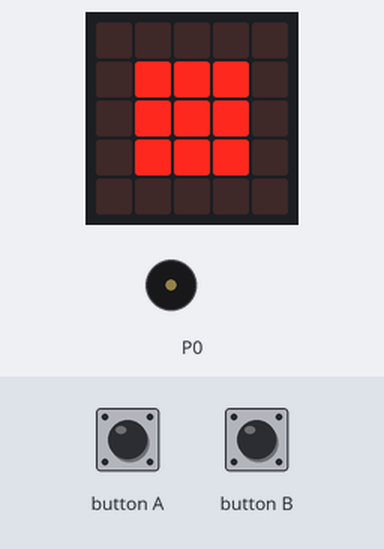
Simulated run of this program. Board: BBC micro:bit running MicroPython. Parts: the board's 5×5 LED display, buzzer (waves = sounding). Inputs (shaded band) come from the test bench. Random numbers come from a fixed seed; the 48×5 strip is a reading aid, not a part: it shows the text the display is scrolling, unrolled, one strip-width of it at a time.

Above: at 1.2 s.
1.3 s: button B pressed for 0.15 s
At 2.6 s:
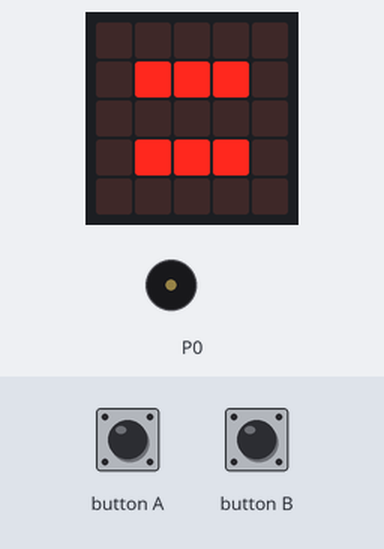
4.4 s: button B pressed for 1 s
6.0 s: button A pressed for 0.15 s
At 11.3 s:
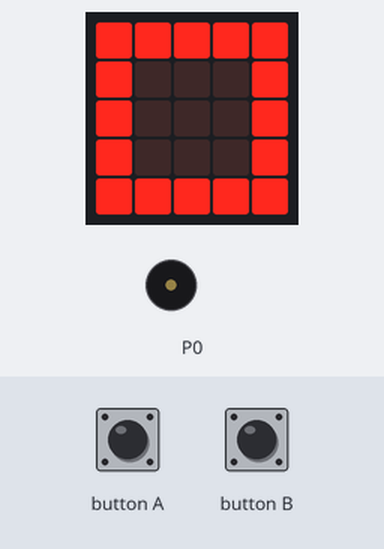
12.0 s: button A pressed for 1 s
At 12.7 s:
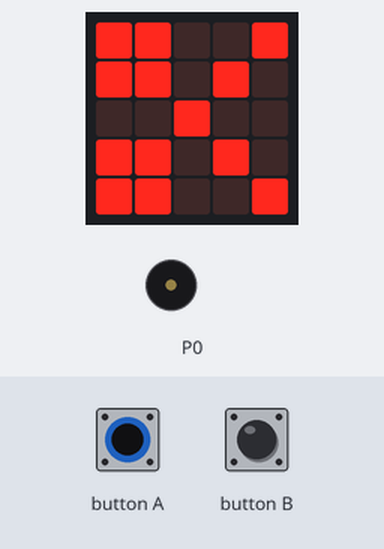
14.5 s: button B pressed for 0.15 s
At 15.71 s:
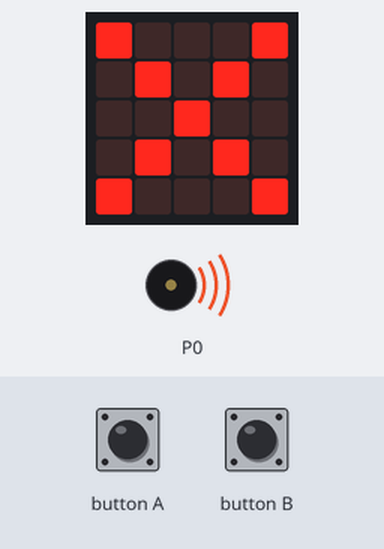
17.6 s: button A pressed for 3.2 s
At 20.4 s:
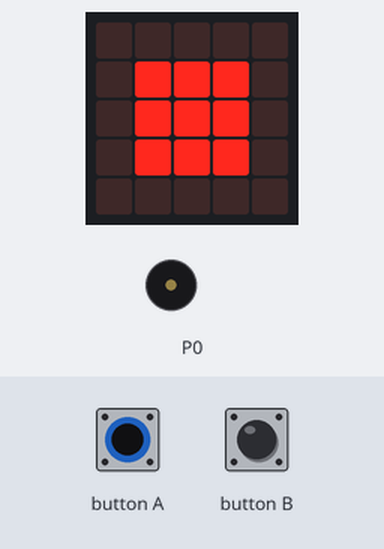
Timing chart, 0 to 21.9 s (numbered marks = the images above; inputs shaded):
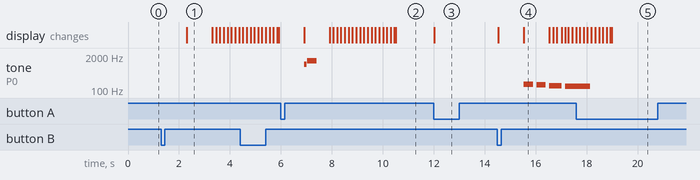

Measured:
- after the input at 1.3 s, the display: changes after 1.0 s (image 1)
- after the input at 12.0 s, the display: changes at once (image 3)
- after the input at 14.5 s, tone on P0: plays 165 Hz for 0.36 s, 156 Hz for 0.36 s, 147 Hz for 0.49 s, 139 Hz for 0.44 s, starting after 1.0 s; the display: first changes at once (image 4 shows a later state)
- what the display in image 1 shows lasts 1.0 s, from 2.3 s to 3.3 s

The program:

04_ssp_punkte.py
```python
# Schritt 4: Punkte zählen und Ton (Best of 3)
# Wer zuerst 3 Runden gewinnt, gewinnt das Spiel.
from microbit import *
import random
import music

STEIN = Image("00000:09990:09990:09990:00000")
PAPIER = Image("99999:90009:90009:90009:99999")
SCHERE = Image("99009:99090:00900:99090:99009")
BILDER = [STEIN, PAPIER, SCHERE]

ZIEL = 3                      # so viele Siege braucht es

wahl = 0
punkte_ich = 0
punkte_computer = 0
display.show(BILDER[wahl])


def ergebnis(ich, gegner):
    d = (ich - gegner) % 3
    if d == 0:
        return 0
    if d == 1:
        return 1
    return -1


while True:
    if button_a.was_pressed():
        wahl = (wahl + 1) % 3
        display.show(BILDER[wahl])

    if button_b.was_pressed():
        computer = random.randint(0, 2)
        display.show(BILDER[computer])
        sleep(1000)
        e = ergebnis(wahl, computer)
        if e == 1:
            punkte_ich += 1
            music.play(music.BA_DING, wait=False)
            display.show(Image.YES)
        elif e == -1:
            punkte_computer += 1
            music.play(music.WAWAWAWAA, wait=False)
            display.show(Image.NO)
        else:
            display.show("=")
        sleep(1000)

        # Spielstand anzeigen, z. B. "2:1"
        display.scroll(str(punkte_ich) + ":" + str(punkte_computer))

        if punkte_ich == ZIEL or punkte_computer == ZIEL:
            if punkte_ich == ZIEL:
                music.play(music.POWER_UP, wait=False)
                display.scroll("Sieg!")
            else:
                display.scroll("Verloren")
            punkte_ich = 0
            punkte_computer = 0

        display.show(BILDER[wahl])

    sleep(50)
```
